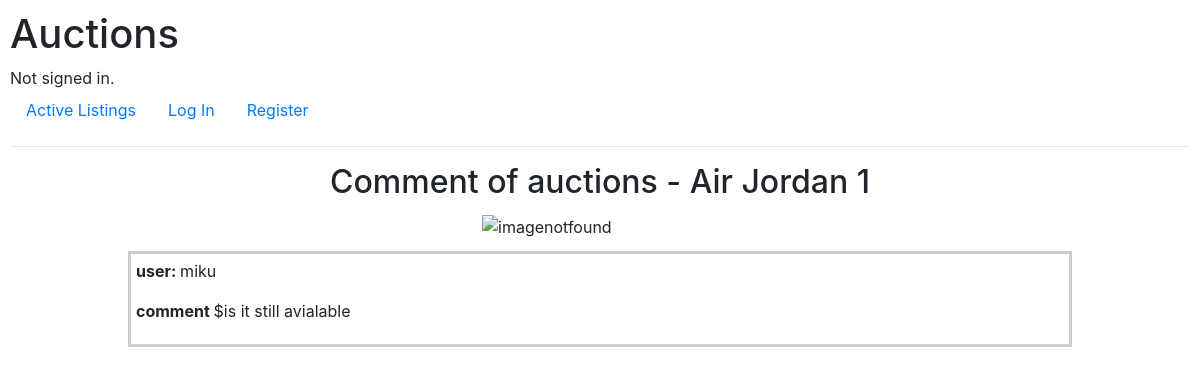
Screenshot of /comment/16 with the database file from the repository.
### auctions/models.py (models this page shows)
class Auctions(models.Model):
    title = models.CharField(max_length=64)
    description = models.TextField()
    starting_bid = models.DecimalField(max_digits=10, decimal_places=2)
    category = models.CharField(max_length=64)
    imageurl = models.URLField()
    user = models.ForeignKey(User, on_delete=models.CASCADE, related_name="auctions",default=settings.DEFAULT_USER_ID)

class Comments(models.Model):
    user = models.ForeignKey(User, on_delete=models.CASCADE,related_name = "commenter" )
    auction = models.ForeignKey(Auctions,on_delete = models.CASCADE,related_name="commented")
    comment = models.TextField()

class User(AbstractUser):
    pass

### auctions/views.py (the view, shortened to what this page needs)
# urls.py: path("comment/<str:auction_id>",views.comment,name = "comment"),
def comment(request,auction_id):
    if request.method == "GET":
        auction = get_object_or_404(Auctions,pk = auction_id)
        comments = Comments.objects.filter(auction = auction)
        return render(request,"auctions/comment.html",{
            "title":auction.title,
            "id":auction.id,
            "comments":comments
        })

### auctions/templates/auctions/comment.html (shortened to what this page needs)
{% extends "auctions/layout.html" %}
{% load static  %}
{% block head %}
    <link rel="stylesheet" href="{% static 'auctions/styles.css' %}">
{% endblock %}
{% block body %}
    <h2>Comment of auctions - {{title}}</h2>
    <div class="auction-img">
        {% if comments %}
        <img src="{{ comments.0.auction.imageurl }}" alt="imagenotfound">
    {% else %}
        <p>No comments available.</p>
    {% endif %}
    </div>
    {% for comment in comments %}
        <div class="listing">
            <p>user: <span>{{ comment.user }}</span></p>
            <p>comment  <span>${{ comment.comment }}</span></p>
        </div>
        {% empty %}
        No comment
    {% endfor %}
{% endblock %}

### auctions/static/auctions/styles.css (style rules this page uses)
body { padding: 10px; }
h2 { width:80%; margin:1% auto; text-align: center; }
.listing > * { font-weight: bolder; }
.listing span { font-weight: normal; }
.listing { padding:5px; width:80%; margin:1% auto; border:3px solid #ccc; }
.auction-img { width:20%; margin:1% auto; }

### rows the page displays
Auctions: title "Air Jordan 1"
Comments: user "miku", comment "is it still avialable"
